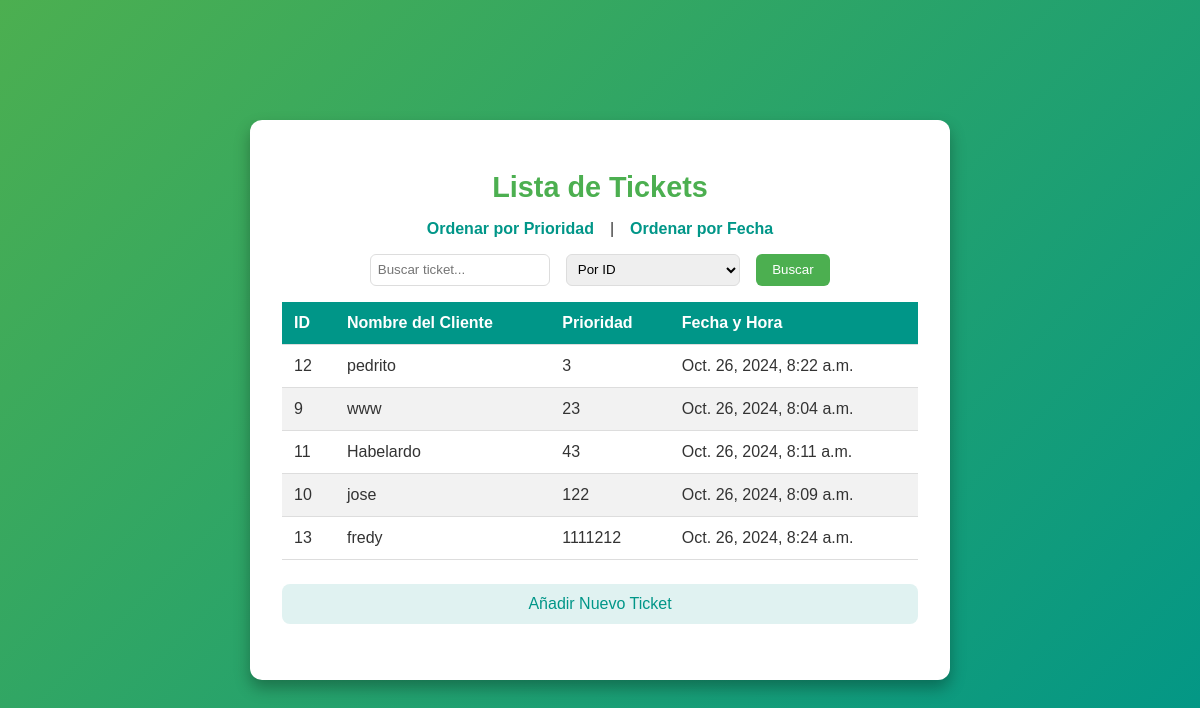
The app's page /tickets/view/ with its own data.
### core/models.py (models this page shows, shortened)
class Ticket(models.Model):
    client_name = models.CharField(max_length=100)
    priority = models.IntegerField()
    timestamp = models.DateTimeField(auto_now_add=True)

### core/views.py (the view)
# urls.py: path('view/', views.view_tickets, name='view_tickets'),
def view_tickets(request):
    order_by = request.GET.get('order_by', 'priority')
    if order_by == 'timestamp':
        tickets = ticket_manager.get_all_tickets_sorted_by_timestamp()
    else:
        tickets = ticket_manager.get_all_tickets_sorted_by_priority()
    message = request.GET.get('message')
    return render(request, 'view_tickets.html', {'tickets': tickets, 'message': message})

### core/ticket_manager.py (called while the page is built)
    def get_all_tickets_sorted_by_priority(self):
        return Ticket.objects.order_by('priority')

### core/templates/view_tickets.html (shortened to what this page needs)
<!DOCTYPE html>
<html lang="es">
<head>
    <link rel="stylesheet" href="https://cdnjs.cloudflare.com/ajax/libs/font-awesome/6.0.0-beta3/css/all.min.css">
</head>
<body>
    <div class="container">
        <h1>Lista de Tickets</h1>
        <div class="order-links">
            <a href="?order_by=priority">Ordenar por Prioridad</a> |
            <a href="?order_by=timestamp">Ordenar por Fecha</a>
        </div>
        <form method="GET" action="{% url 'search_ticket' %}" class="search-container">
            <input type="text" name="query" placeholder="Buscar ticket...">
            <select name="search_by">
                <option value="id">Por ID</option>
            </select>
            <button type="submit">Buscar</button>
        </form>
        <table>
            <thead>
                <tr>
                    <th>ID</th>
                    <th>Nombre del Cliente</th>
                    <th>Prioridad</th>
                    <th>Fecha y Hora</th>
                </tr>
            </thead>
            <tbody>
                {% for ticket in tickets %}
                <tr>
                    <td>{{ ticket.id }}</td>
                    <td>{{ ticket.client_name }}</td>
                    <td>{{ ticket.priority }}</td>
                    <td>{{ ticket.timestamp }}</td>
                </tr>
                {% empty %}
                <tr>
                    <td colspan="4" style="text-align: center;">No hay tickets disponibles</td>
                </tr>
                {% endfor %}
            </tbody>
        </table>
        <a class="link" href="{% url 'add_ticket' %}">Añadir Nuevo Ticket</a>
    </div>
</body>
</html>

### core/templates/view_tickets.html (style rules this page uses)
* { box-sizing: border-box; }
body { font-family: Arial, sans-serif; background: linear-gradient(135deg, #4CAF50, #009688); display: flex; justify-content: center; align-items: center; height: 100vh; margin: 0; color: #333; }
.container { background: #fff; padding: 2rem; border-radius: 12px; box-shadow: 0 8px 16px rgba(0, 0, 0, 0.3); max-width: 700px; width: 100%; }
h1 { color: #4CAF50; font-size: 1.8rem; text-align: center; margin-bottom: 1rem; }
.order-links, .search-container { display: flex; justify-content: center; gap: 1rem; margin-bottom: 1rem; }
.order-links a { color: #009688; font-weight: bold; text-decoration: none; transition: color 0.3s ease; }
.search-container input[type="text"] { padding: 0.4rem; width: 180px; border: 1px solid #ddd; border-radius: 6px; outline: none; }
.search-container select { padding: 0.4rem; border-radius: 6px; border: 1px solid #ddd; outline: none; }
.search-container button { background: #4CAF50; color: #fff; padding: 0.4rem 1rem; border: none; border-radius: 6px; cursor: pointer; transition: background 0.3s ease; }
table { width: 100%; border-collapse: collapse; margin-top: 1rem; }
th, td { padding: 0.75rem; text-align: left; border-bottom: 1px solid #ddd; }
th { background-color: #009688; color: #fff; font-weight: bold; }
tr:nth-child(even) { background-color: #f2f2f2; }
.process-button, .link { display: block; margin: 1.5rem auto; padding: 0.7rem 1.5rem; text-align: center; font-size: 1rem; border-radius: 8px; text-decoration: none; transition: background 0.3s ease; }
.link { color: #009688; background-color: #e0f2f1; }

### records on screen
Ticket: id "12", client_name "pedrito", priority "3", timestamp "Oct. 26, 2024, 8:22 a.m."
Ticket: id "9", client_name "www", priority "23", timestamp "Oct. 26, 2024, 8:04 a.m."
Ticket: id "11", client_name "Habelardo", priority "43", timestamp "Oct. 26, 2024, 8:11 a.m."
Ticket: id "10", client_name "jose", priority "122", timestamp "Oct. 26, 2024, 8:09 a.m."
Ticket: id "13", client_name "fredy", priority "1111212", timestamp "Oct. 26, 2024, 8:24 a.m."
